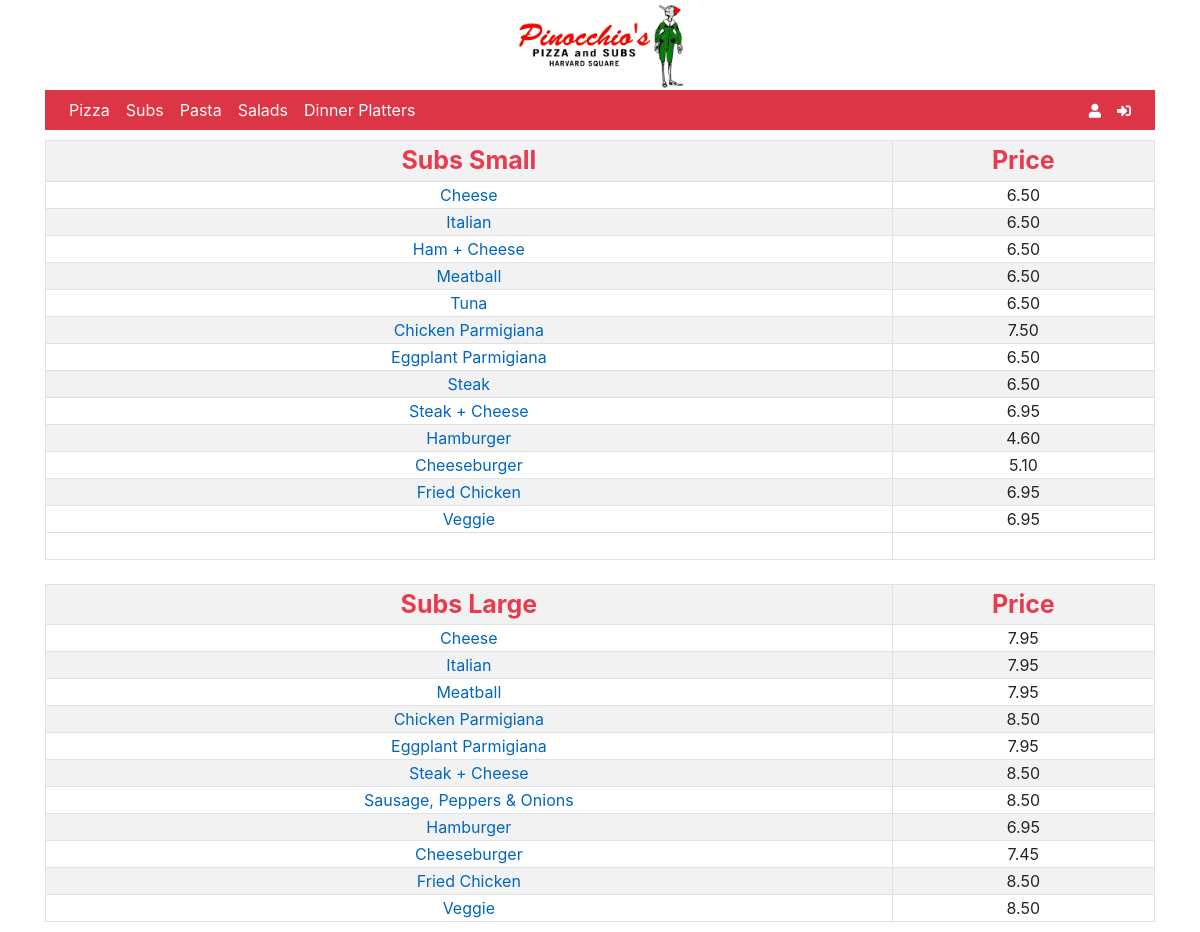
The app's page /menu_subs with its own data.
### orders/models.py (models this page shows, shortened)
class Food(models.Model):
    name = models.CharField(max_length=64, verbose_name="Food")
    category = models.ForeignKey(Category, on_delete=models.CASCADE, related_name='food_category')
    size = models.ForeignKey(Size, on_delete=models.CASCADE, related_name='food_size', blank=True, null=True)
    type = models.ForeignKey(PizzaType, on_delete=models.CASCADE, related_name='pizza_type', blank=True, null=True)
    select_toppings = models.ForeignKey(ToppingNumber, on_delete=models.CASCADE, related_name='pizza_topping_number',
                                        blank=True, null=True)
    price = models.ForeignKey(Price, on_delete=models.CASCADE, related_name='food_price')
    extra = models.BooleanField(default=False)

class Price(models.Model):
    price = models.DecimalField(max_digits=6, decimal_places=2)
    def __str__(self):
        return f"{self.price}"

### orders/views.py (the view)
# urls.py: path("menu_subs", views.menu_subs, name="menu_subs"),
def menu_subs(request):
    username = request.user.username
    context = {
        "subs_small": Food.objects.filter(category__name__icontains="Subs").
            filter(size__size__icontains="Small").exclude(extra="True"),
        "subs_large": Food.objects.filter(category__name__icontains="Subs").
            filter(size__size__icontains="Large").exclude(extra="True"),
        "cart_count": cart_count(username)
    }
    return render(request, "orders/menu_subs.html", context)

### orders/views.py (called while the page is built)
def cart_count(username):
    try:
        cart1 = OrderNumber.objects.get(username=username, in_cart=True)
    except OrderNumber.MultipleObjectsReturned:
        raise Http404("More than one cart found.")
    except OrderNumber.DoesNotExist:
        return 0
    else:
        return cart1.order_items.exclude(extra=True).count()

### orders/templates/orders/menu_subs.html (shortened to what this page needs)
{% extends 'orders/base.html' %}
{% block content %}
    <table class="table-striped table-bordered table-hover table-condensed col-sm-12">
        <th class="text-center">Subs Small</th><th class="text-center">Price</th>
        {% for subs_small in subs_small %}
            <tr>
                <td class="text-center">
                    <a href="{% url 'subs' subs_small.id %}">{{ subs_small.name }}</a>
                </td>
                <td class="text-center">{{ subs_small.price }}</td>
            </tr>
        {% endfor %}
    </table>
    <br>
    <table class="table-striped table-bordered table-hover table-condensed col-sm-12">
        <th class="text-center" >Subs Large</th><th class="text-center">Price</th>
        {% for subs_large in subs_large %}
            <tr>
                <td class="text-center">
                    <a href="{% url 'subs' subs_large.id %}">{{ subs_large.name }}</a>
                </td>
                <td class="text-center">{{ subs_large.price }}</td>
            </tr>
        {% endfor %}
    </table>
{% endblock %}

### orders/static/orders/css/style.css (style rules this page uses)
a { color: #0066c0!important; }
table, td, th { text-align: center; }
th { font-size: 25px; color: #e73c50; }
#cart table, td, th { text-align: left; }

### records on screen
Food: name "Cheese", price "6.50"
Food: name "Italian", price "6.50"
Food: name "Ham + Cheese", price "6.50"
Food: name "Meatball", price "6.50"
Food: name "Tuna", price "6.50"
Food: name "Chicken Parmigiana", price "7.50"
Food: name "Eggplant Parmigiana", price "6.50"
Food: name "Steak", price "6.50"
Food: name "Steak + Cheese", price "6.95"
Food: name "Hamburger", price "4.60"
Food: name "Cheeseburger", price "5.10"
Food: name "Fried Chicken", price "6.95"
Food: name "Veggie", price "6.95"
Food: name "Cheese", price "7.95"
Food: name "Italian", price "7.95"
Food: name "Meatball", price "7.95"
Food: name "Chicken Parmigiana", price "8.50"
Food: name "Eggplant Parmigiana", price "7.95"
Food: name "Steak + Cheese", price "8.50"
Food: name "Sausage, Peppers & Onions", price "8.50"
Food: name "Hamburger", price "6.95"
Food: name "Cheeseburger", price "7.45"
Food: name "Fried Chicken", price "8.50"
Food: name "Veggie", price "8.50"
